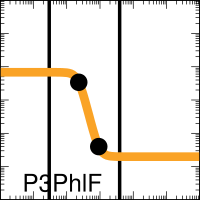

The gnuplot source for this figure:

set output "demo_FixedGatesDigital0x00_001_A000_xfer_model_P3_PhlF.eps"
set terminal postscript eps enhanced color "Helvetica, 35" size 2,2
set logscale x
set logscale y
set lmargin screen 0.0
set rmargin screen 1.0
set tmargin screen 1.0
set bmargin screen 0.0
set size ratio 1.0
set border linewidth 2
set tics scale 2
set mxtics 10
set mytics 10
set key bottom left
set key samplen -1
set xrange [0.001:1000.0]
set yrange [0.001:1000.0]
set format y "10^{%L}"    
set format x "10^{%L}"    
set format x ""    
set xlabel '00000001'
set arrow from 0.030004588409125038,0.001 to 0.030004588409125038,1000.0 nohead lw 10 lt 2 lc rgb '#000000'
set arrow from 3.8984120236167943,0.001 to 3.8984120236167943,1000.0 nohead lw 10 lt 2 lc rgb '#000000'
ymin = 0.02
ymax = 6.8
K = 0.23
n = 4.2
set dummy x

plot ymin+(ymax-ymin)/(1.0+(x/K)**n) lw 25 lc rgb '#F9A427' title 'P3PhlF',\
 "<echo '1 2'" using (0.230323307):(3.400000001301316)  with points pt 7 ps 4 lc rgb 'black' notitle,\
 "<echo '1 2'" using (0.920133536):(0.04000000004283734)  with points pt 7 ps 4 lc rgb 'black' notitle
